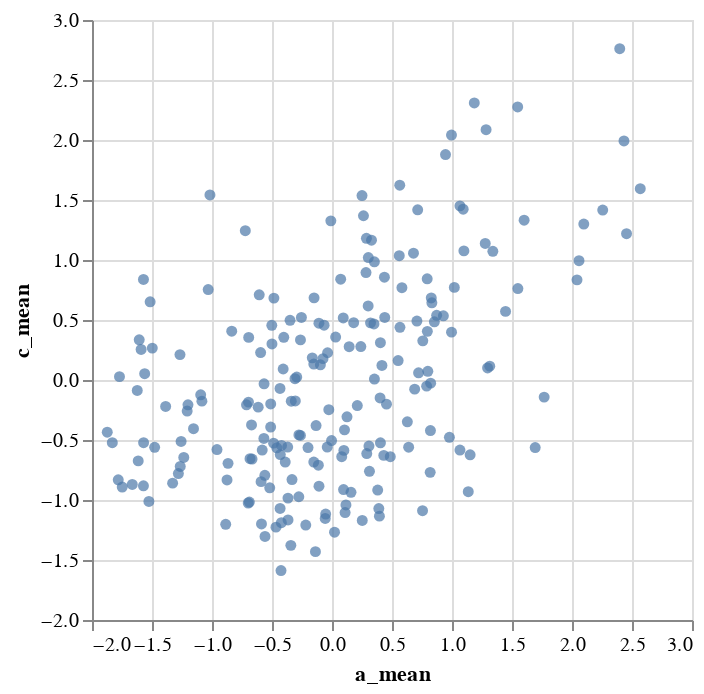

Notebook code for this chart:
### Code cell
alt.Chart(df, width=300, height=300).mark_circle().encode(x='a_mean', y='c_mean', tooltip='label')

### Figure 1 — Vega-Lite specification as saved in the notebook (floating-point values rounded to 4 significant figures; data arrays with more than 128 entries replaced by an {"elided": "..."} marker saying what was removed)
{"$schema": "https://vega.github.io/schema/vega-lite/v2.6.0.json", "config": {"view": {"height": 300, "width": 400}}, "data": {"name": "data-2a36ed72d2b637c78fd662c607d6df6d"}, "datasets": {"data-2a36ed72d2b637c78fd662c607d6df6d": {"elided": "210 records"}}, "encoding": {"tooltip": {"field": "label", "type": "nominal"}, "x": {"field": "a_mean", "type": "quantitative"}, "y": {"field": "c_mean", "type": "quantitative"}}, "height": 300, "mark": "circle", "width": 300}
